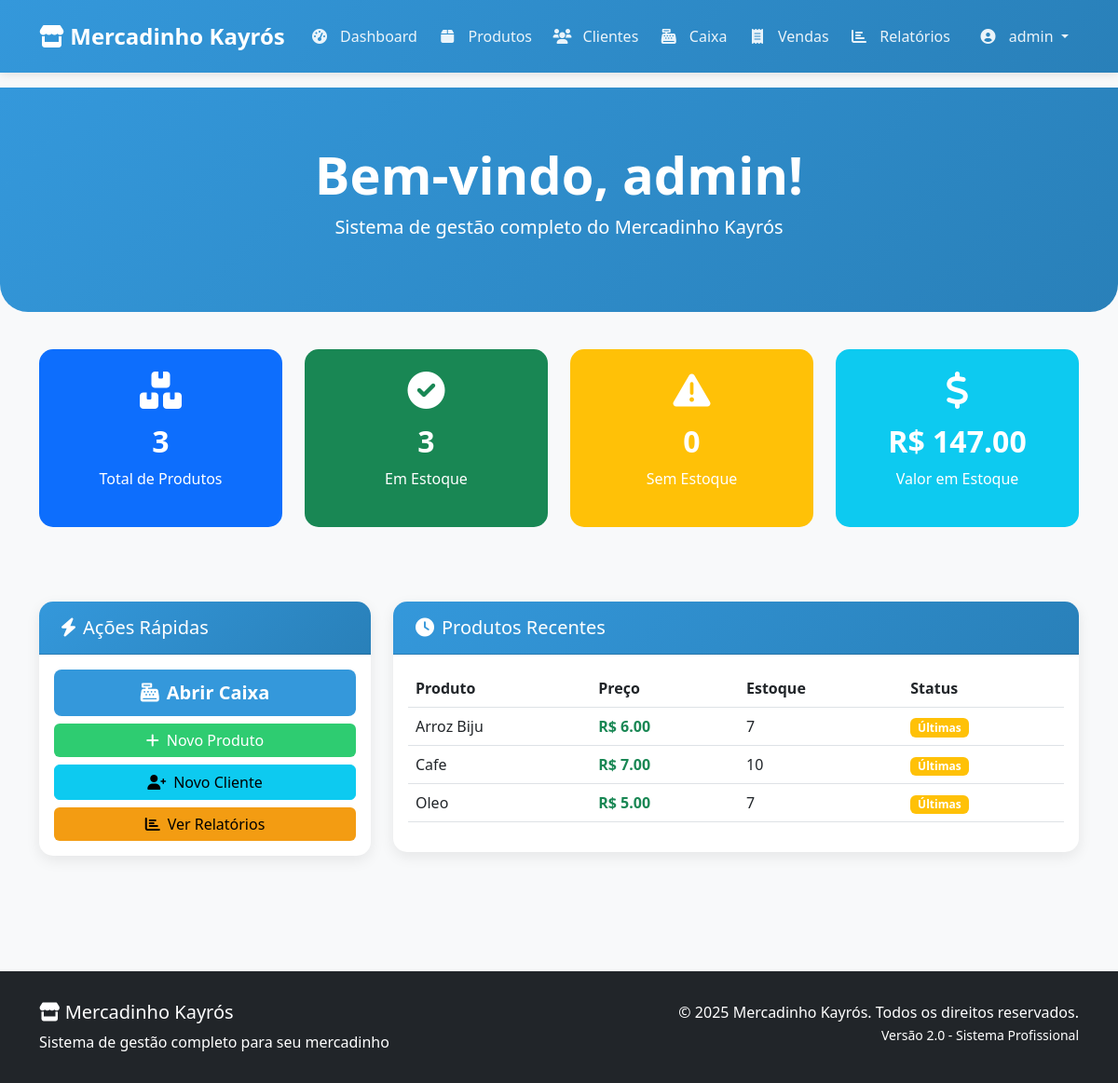
/dashboard (signed in), run on an earlier commit of the app's database.
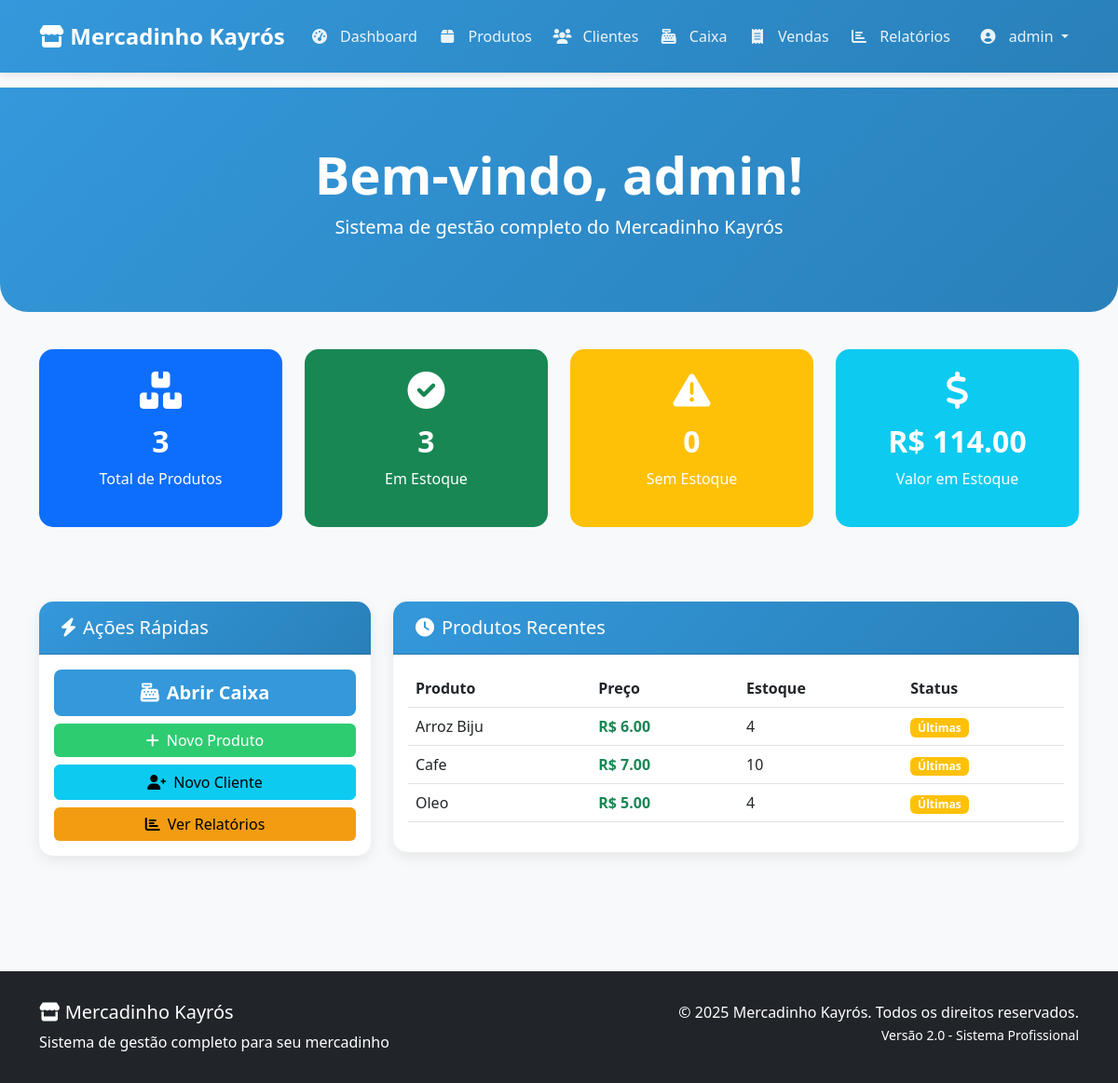
And on a later commit of the database.
### tables this page shows
CREATE TABLE produtos (
            id INTEGER PRIMARY KEY AUTOINCREMENT, 
            nome TEXT NOT NULL, 
            preco REAL NOT NULL CHECK(preco > 0),
            quantidade INTEGER NOT NULL CHECK(quantidade >= 0), 
            codigo_barras TEXT UNIQUE,
            data_criacao TEXT DEFAULT CURRENT_TIMESTAMP,
            data_atualizacao TEXT DEFAULT CURRENT_TIMESTAMP
        );

### Minha_loja_web/app.py (the view)
@app.route('/dashboard')
@login_required
def dashboard():
    try:
        estatisticas = db.get_estatisticas_gerais()
        produtos_recentes = db.listar_produtos()[:5]  # ← Agora funciona corretamente
        return render_template('dashboard.html',
                             estatisticas=estatisticas,
                             produtos_recentes=produtos_recentes)
    except Exception as e:
        flash('Erro ao carregar dashboard.', 'danger')
        return redirect(url_for('produtos'))

### Minha_loja_web/app.py (called while the page is built)
@login_manager.user_loader
def load_user(user_id):
    try:
        return db.get_user_by_id(int(user_id))
    except (ValueError, TypeError):
        return None

@app.before_request
def before_request():
    if request.method == 'POST':
        for key, value in request.form.items():
            if len(str(value)) > 1000:
                flash('Dados enviados são muito grandes!', 'danger')
                return redirect(url_for('index'))

@app.context_processor
def inject_template_vars():
    return {
        'current_year': datetime.utcnow().year,
        'current_user': current_user
    }

### Minha_loja_web/logica_banco.py (called while the page is built)
def get_user_by_id(user_id):
    db = DatabaseManager()
    if not db.connect():
        return None
    user_data = db.fetch_one("SELECT * FROM usuarios WHERE id = ?", (user_id,))
    db.disconnect()
    if user_data:
        return User(
            id=user_data['id'],
            username=user_data['username'],
            password_hash=user_data['password_hash']
        )
    return None

    def disconnect(self):
        if self.conn:
            self.conn.close()

### Minha_loja_web/templates/dashboard.html (shortened to what the changed rows need)
{% extends "base.html" %}
{% block content %}
<div class="hero-section">
    <div class="container text-center">
        <h1 class="display-4 fw-bold">Bem-vindo, {{ current_user.username }}!</h1>
    </div>
</div>
<div class="container">
    <div class="row mb-5">
        <div class="col-md-3 mb-3">
            <div class="stat-card bg-info">
                <i class="fas fa-dollar-sign"></i>
                <h3>R$ {{ "%.2f"|format(estatisticas.valor_estoque or 0) }}</h3>
                <p>Valor em Estoque</p>
            </div>
        </div>
    </div>
    <div class="row">
        <div class="col-md-8">
            <div class="card">
                <div class="card-body">
                    {% if produtos_recentes %}
                    <div class="table-responsive">
                        <table class="table table-hover">
                            <thead>
                                <tr>
                                    <th>Produto</th>
                                    <th>Preço</th>
                                    <th>Estoque</th>
                                    <th>Status</th>
                                </tr>
                            </thead>
                            <tbody>
                                {% for produto in produtos_recentes %}
                                <tr>
                                    <td>{{ produto.nome }}</td>
                                    <td class="fw-bold text-success">R$ {{ "%.2f"|format(produto.preco) }}</td>
                                    <td>{{ produto.quantidade }}</td>
                                    <td>
                                        {% if produto.quantidade > 10 %}
                                        <span class="badge bg-success">Disponível</span>
                                        {% elif produto.quantidade > 0 %}
                                        <span class="badge bg-warning">Últimas</span>
                                        {% else %}
                                        <span class="badge bg-danger">Esgotado</span>
                                        {% endif %}
                                    </td>
                                </tr>
                                {% endfor %}
                            </tbody>
                        </table>
                    </div>
                    {% endif %}
                </div>
            </div>
        </div>
    </div>
</div>
{% endblock %}

What changed in the data, as far as the page shows it:
changed produtos "Arroz Biju": quantidade "7" → "4"
changed produtos "Oleo": quantidade "7" → "4"
Also different on the page:
{{ "%.2f"|format(estatisticas.valor_estoque or 0) }}: "147.00" → "114.00"
